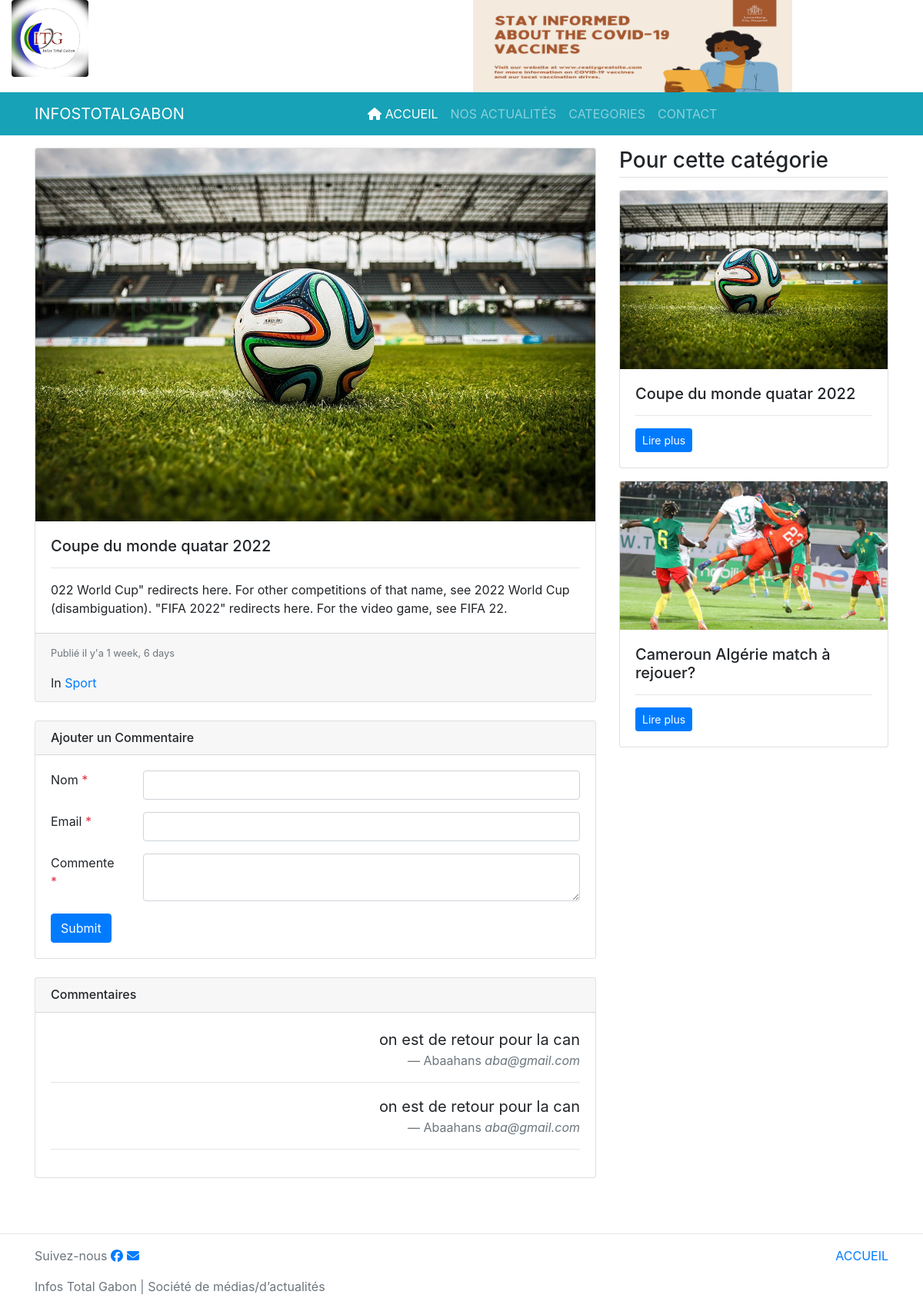
The app's page /detail/2 with its own data.
### main/models.py (models this page shows, shortened)
class News(models.Model):
    category_create = models.ForeignKey(Category, on_delete=models.CASCADE)
    title = models.CharField(max_length=300)
    image=models.ImageField(upload_to='images/')
    detail=models.TextField()
    add_time=models.DateTimeField(auto_now_add=True)
    class Meta:
        verbose_name_plural = 'News'

class Category(models.Model):
    title = models.CharField(max_length=200)
    category_image=models.ImageField(upload_to='images/')
    class Meta:
        verbose_name_plural = 'Categories'

class Comment(models.Model):
    news =models.ForeignKey(News, on_delete=models.CASCADE)
    name =models.CharField(max_length=100)
    email=models.CharField(max_length=200)
    comment=models.TextField()
    status=models.BooleanField(default=False)

### main/views.py (the view)
# urls.py: path('detail/<int:id>', views.Detail, name='detail'),
def Detail(request,id):
    news=News.objects.get(pk=id)
    if request.method == 'POST':
        name=request.POST['name']
        email=request.POST['email']
        comment=request.POST['message']
        Comment.objects.create( news=news, name=name, email=email, comment=comment )
        messages.success(request, 'Votre commentaire a bien été soumis.')
    category_create=news.category_create.id
    rel_art = News.objects.filter(category_create=category_create)
    comments=Comment.objects.filter(news=news,status=False).order_by('-id')
    return render(request, 'detail.html',
    {'articles':news,
    'art':rel_art,
    'comments':comments})

### main/templates/detail.html (shortened to what this page needs)
{% extends 'base.html' %}
{% block content %}
<main class="container mt-3 mb-5">
	<div class="row my-3">
		<div class="col-md-8">
			<div class="card mb-3">
                <img src="/media/{{articles.image}}" class="card-img-top" alt="{{articles.title}}">
			  <div class="card-body">
			    <h5 class="card-title">{{articles.title}}</h5>
			    <hr/>
			    <p class="card-text">{{articles.detail}}</p>
			  </div>
			  <div class="card-footer">
                <p>
					<small class="text-muted"> Publié il y'a {{articles.add_time|timesince}}</small>
				  </p>
			  	In <a href="/category-infos/{{articles.category_create.id}}">{{articles.category_create.title}}</a>
			  </div>
			</div>
			<div class="card my-4">
				<h6 class="card-header">Ajouter un Commentaire</h6>
				<div class="card-body">
					<form method="post" action="">
						<div class="form-group row">
							<label class="col-md-2">Nom <span class="text-danger">*</span></label>
							<div class="col-md-10">
								<input type="text" name="name" required class="form-control" />
							</div>
						</div>
						<div class="form-group row">
							<label class="col-md-2">Email <span class="text-danger">*</span></label>
							<div class="col-md-10">
								<input type="temailext" name="email" required class="form-control" />
							</div>
						</div>
						<div class="form-group row">
							<label class="col-md-2">Commente <span class="text-danger">*</span></label>
							<div class="col-md-10">
								<textarea class="form-control" name="message" required></textarea>
							</div>
						</div>
						<input type="submit" class="btn btn-primary " />
					</form>
				</div>
			</div>
			<div class="card my-4">
				<h6 class="card-header">Commentaires</h6>
				<div class="card-body">
					{% for comment in comments %}
					<blockquote class="blockquote text-right">
					  <p class="mb-0">{{comment.comment}}</p>
					  <footer class="blockquote-footer">{{comment.name}} <cite title="Source Title">{{comment.email}}</cite></footer>
					</blockquote>
					<hr/>
					{% endfor %}
				</div>
			</div>
		</div>
		<div class="col-md-4">
			<h3 class="mb-3 border-bottom pb-1">Pour cette catégorie</h3>
			{% for rel_art  in art  %}
			<div class="card mb-3 shadow">
                <img src="/media/{{rel_art.image}}" class="card-img-top"  alt="{{rel_art.title}}">
			  <div class="card-body">
			    <h5 class="card-title">{{rel_art.title}}</h5>
			    <hr/>
			    <p class="card-text"><a href="/detail/{{rel_art.id}}" class="btn btn-sm btn-primary">Lire plus</a></p>
			  </div>
			</div>
			{% endfor %}
		</div>
	</div>
</main>
{% endblock %}

### records on screen
News: image (picture), title "Coupe du monde quatar 2022", detail "022 World Cup\" redirects here. For other competitions of that name, see 2022 World Cup (disambiguation). \"FIFA 2022\" redirects here. For the video game, see FIFA 22.", add_time "1 week, 6 days", category_create "Sport"
Comment: comment "on est de retour pour la can", name "Abaahans", email "aba@gmail.com"
Comment: comment "on est de retour pour la can", name "Abaahans", email "aba@gmail.com"
News: image (picture), title "Cameroun Algérie match à rejouer?"
